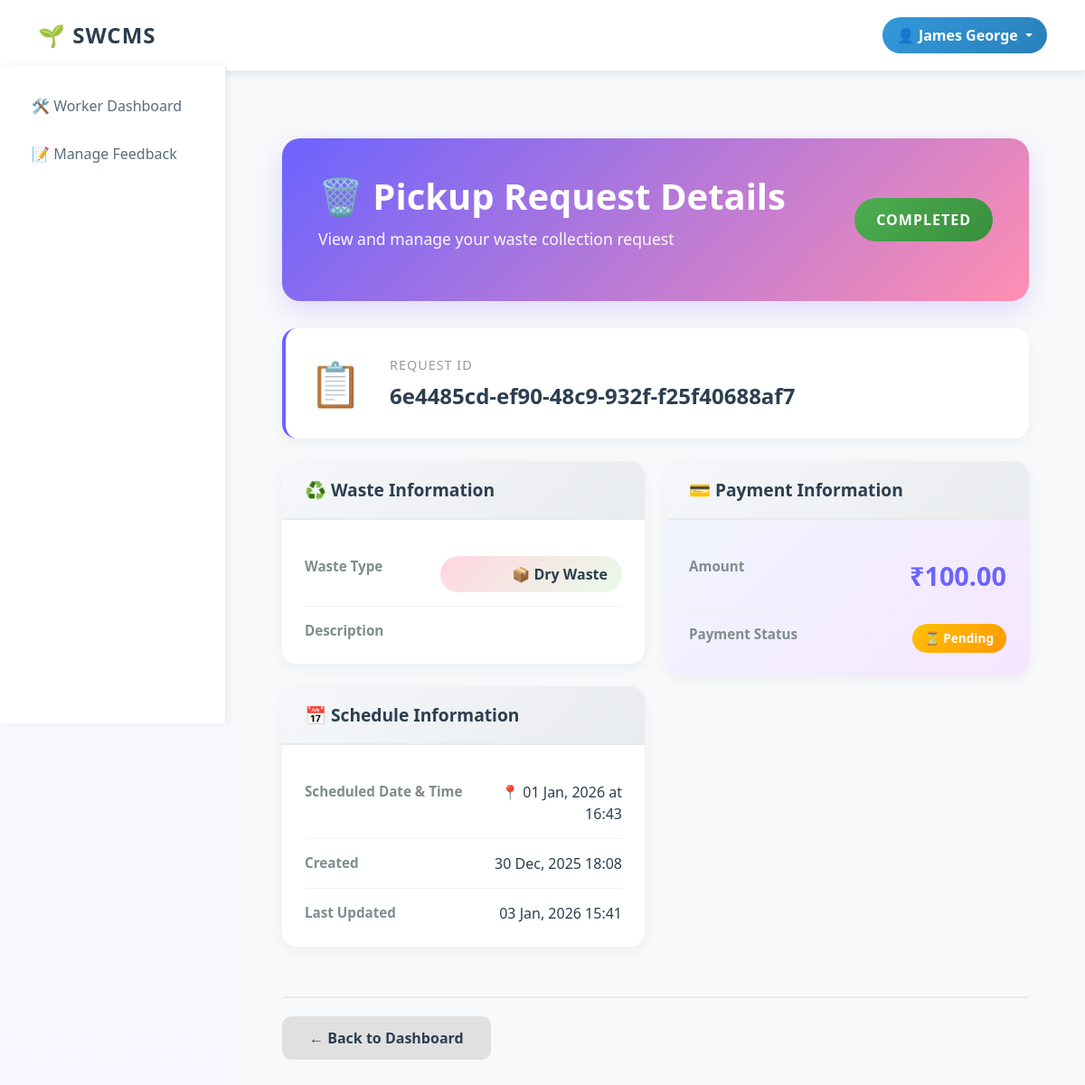
The page /pickup/6/ (signed in) on the database its author committed.
### user_dashboard/models.py (models this page shows, shortened)
class PickupRequest(models.Model):
    WASTE_TYPE_CHOICES = [
        ('wet', 'Wet Waste'),
        ('dry', 'Dry Waste'),
        ('plastic', 'Plastic Waste'),
        ('e-waste', 'E-waste'),
        ('recyclable', 'Recyclable Waste'),
    ]
    STATUS_CHOICES = [
        ('pending', 'Pending'),
        ('picked', 'Picked'),
        ('completed', 'Completed'),
        ('cancelled', 'Cancelled'),
    ]
    request_id = models.UUIDField(default=uuid.uuid4, editable=False, unique=True)
    user = models.ForeignKey(User, on_delete=models.CASCADE)
    waste_type = models.CharField(max_length=50, choices=WASTE_TYPE_CHOICES)
    description = models.TextField(blank=True, null=True)
    image = models.ImageField(upload_to='pickup_images/', blank=True, null=True)
    schedule_date_time = models.DateTimeField()
    status = models.CharField(max_length=20, choices=STATUS_CHOICES, default='pending')
    waste_weight = models.DecimalField(max_digits=10, decimal_places=2, null=True, blank=True, help_text="Weight in kg")
    created_at = models.DateTimeField(auto_now_add=True)
    updated_at = models.DateTimeField(auto_now=True)

class Payment(models.Model):
    PAYMENT_STATUS_CHOICES = [
        ('pending', 'Pending'),
        ('completed', 'Completed'),
        ('failed', 'Failed'),
    ]
    user = models.ForeignKey(User, on_delete=models.CASCADE)
    pickup_request = models.OneToOneField(PickupRequest, on_delete=models.CASCADE)
    amount = models.DecimalField(max_digits=10, decimal_places=2)
    razorpay_order_id = models.CharField(max_length=100, blank=True, null=True)
    razorpay_payment_id = models.CharField(max_length=100, blank=True, null=True)
    status = models.CharField(max_length=20, choices=PAYMENT_STATUS_CHOICES, default='pending')
    created_at = models.DateTimeField(auto_now_add=True)

### user_dashboard/views.py (the view)
# urls.py: path('pickup/<int:pk>/', views.pickup_detail_view, name='pickup_detail'),
@login_required
def pickup_detail_view(request, pk):
    pickup = get_object_or_404(PickupRequest, pk=pk, user=request.user)
    try:
        payment = pickup.payment
    except Payment.DoesNotExist:
        payment = None
    return render(request, 'user_dashboard/pickup_detail.html', {'pickup': pickup, 'payment': payment})

### user_dashboard/templates/user_dashboard/pickup_detail.html (shortened to what this page needs)
{% extends 'user_dashboard/base.html' %}
{% block content %}
<div class="pickup-detail-container">
    <div class="pickup-detail-header">
        <div class="header-content">
            <h1>🗑️ Pickup Request Details</h1>
            <p class="header-subtitle">View and manage your waste collection request</p>
        </div>
        <div class="status-badge-large">
            <span class="badge-status {% if pickup.status == 'pending' %}status-pending{% elif pickup.status == 'confirmed' %}status-confirmed{% elif pickup.status == 'completed' %}status-completed{% elif pickup.status == 'cancelled' %}status-cancelled{% else %}status-unknown{% endif %}">
                {{ pickup.get_status_display }}
            </span>
        </div>
    </div>
    <div class="pickup-detail-content">
        <div class="info-card request-id-card">
            <div class="card-icon">📋</div>
            <div class="card-content">
                <p class="card-label">Request ID</p>
                <p class="card-value">{{ pickup.request_id }}</p>
            </div>
        </div>
        <div class="row">
            <div class="col-lg-6">
                <div class="detail-card">
                    <div class="card-title-section">
                        <h5>♻️ Waste Information</h5>
                    </div>
                    <div class="card-detail-body">
                        <div class="detail-item">
                            <span class="detail-label">Waste Type</span>
                            <span class="detail-value waste-type-badge">
                                {% if pickup.waste_type == 'wet' %}
                                    🍃 {{ pickup.get_waste_type_display }}
                                {% elif pickup.waste_type == 'dry' %}
                                    📦 {{ pickup.get_waste_type_display }}
                                {% elif pickup.waste_type == 'plastic' %}
                                    🔴 {{ pickup.get_waste_type_display }}
                                {% elif pickup.waste_type == 'ewaste' %}
                                    ⚡ {{ pickup.get_waste_type_display }}
                                {% else %}
                                    {{ pickup.get_waste_type_display }}
                                {% endif %}
                            </span>
                        </div>
                        <div class="detail-item">
                            <span class="detail-label">Description</span>
                            <span class="detail-value description-text">{{ pickup.description|linebreaks }}</span>
                        </div>
                    </div>
                </div>
                <div class="detail-card">
                    <div class="card-title-section">
                        <h5>📅 Schedule Information</h5>
                    </div>
                    <div class="card-detail-body">
                        <div class="detail-item">
                            <span class="detail-label">Scheduled Date & Time</span>
                            <span class="detail-value">
                                📍 {{ pickup.schedule_date_time|date:"d M, Y" }} at {{ pickup.schedule_date_time|date:"H:i" }}
                            </span>
                        </div>
                        <div class="detail-item">
                            <span class="detail-label">Created</span>
                            <span class="detail-value">{{ pickup.created_at|date:"d M, Y H:i" }}</span>
                        </div>
                        {% if pickup.updated_at != pickup.created_at %}
                        <div class="detail-item">
                            <span class="detail-label">Last Updated</span>
                            <span class="detail-value">{{ pickup.updated_at|date:"d M, Y H:i" }}</span>
                        </div>
                        {% endif %}
                    </div>
                </div>
            </div>
            <div class="col-lg-6">
                {% if pickup.status != 'cancelled' %}
                    {% if payment or pickup.status != 'completed' %}
                    <div class="detail-card payment-card">
                        <div class="card-title-section">
                            <h5>💳 Payment Information</h5>
                        </div>
                        <div class="card-detail-body">
                            {% if payment %}
                                <div class="detail-item">
                                    <span class="detail-label">Amount</span>
                                    <span class="detail-value amount-value">₹{{ payment.amount }}</span>
                                </div>
                                <div class="detail-item">
                                    <span class="detail-label">Payment Status</span>
                                    <span class="detail-value">
                                        {% if payment.status == 'completed' %}
                                            <span class="status-badge status-success">✓ Completed</span>
                                        {% elif payment.status == 'pending' %}
                                            <span class="status-badge status-warning">⏳ Pending</span>
                                        {% else %}
                                            <span class="status-badge status-danger">✗ Failed</span>
                                        {% endif %}
                                    </span>
                                </div>
                            {% endif %}
                        </div>
                    </div>
                    {% endif %}
                {% endif %}
            </div>
        </div>
    </div>
    <div class="detail-actions">
        <a href="{% url 'index' %}" class="btn btn-action btn-secondary">
            ← Back to Dashboard
        </a>
    </div>
</div>
{% endblock %}

### user_dashboard/templates/user_dashboard/base.html (shortened to what this page needs)
{% load static %}
<!DOCTYPE html>
<html lang="en">
<head>
    <link href="https://cdn.jsdelivr.net/npm/bootstrap@5.3.0/dist/css/bootstrap.min.css" rel="stylesheet">
    <link rel="stylesheet" href="{% static 'css/style.css' %}">
</head>
<body>
    <nav class="navbar navbar-expand-lg">
        <div class="container-lg">
            <a class="navbar-brand" href="{% url 'index' %}">🌱 SWCMS</a>
            <div class="collapse navbar-collapse" id="navbarNav">
                <ul class="navbar-nav ms-auto">
                    {% if user.is_authenticated %}
                        <li class="nav-item dropdown">
                            <a class="nav-link dropdown-toggle user-profile-dropdown" href="#" id="userDropdown" role="button" data-bs-toggle="dropdown" aria-expanded="false">
                                👤 {% if user.get_full_name %}{{ user.get_full_name }}{% else %}{{ user.username }}{% endif %}
                            </a>
                        </li>
                    {% endif %}
                </ul>
            </div>
        </div>
    </nav>
    <div class="d-flex">
        {% if user.is_authenticated %}
        <nav class="sidebar d-none d-md-block">
            <div class="sidebar-sticky">
                <ul class="nav flex-column">
                    {% if user.profile.role == 'worker' %}
                    <li class="nav-item">
                        <a class="nav-link" href="{% url 'worker_dashboard' %}">
                            🛠️ Worker Dashboard
                        </a>
                    </li>
                    <li class="nav-item">
                        <a class="nav-link" href="{% url 'feedback_management' %}">
                            📝 Manage Feedback
                        </a>
                    </li>
                    {% endif %}
                </ul>
            </div>
        </nav>
        {% endif %}
        <main role="main" class="flex-grow-1">
            <div class="container-lg py-4">
                {% block content %}{% endblock %}
            </div>
        </main>
    </div>
</body>
</html>

### user_dashboard/static/css/style.css (style rules this page uses)
body { background-color: #f8f9fa; font-family: 'Segoe UI', Tahoma, Geneva, Verdana, sans-serif; min-height: 100vh; }
.navbar { background: white; box-shadow: 0 2px 10px rgba(0, 0, 0, 0.1); padding: 1rem 0; border-bottom: 1px solid #eaeaea; }
.navbar-brand { color: #2c3e50 !important; font-weight: 700; font-size: 1.5rem; letter-spacing: 1px; }
.navbar-nav.ms-auto { display: flex; align-items: center; gap: 15px; }
.nav-link { color: #2c3e50 !important; font-weight: 500; transition: all 0.3s ease; padding: 8px 15px !important; border-radius: 20px; }
.user-profile-dropdown { background: linear-gradient(135deg, #3498db 0%, #2980b9 100%); color: white !important; border-radius: 20px; padding: 8px 16px !important; font-weight: 600; transition: all 0.3s ease; }
.sidebar { background: white; min-height: calc(100vh - 73px); box-shadow: 2px 0 10px rgba(0, 0, 0, 0.05); position: fixed; top: 73px; left: 0; width: 250px; padding: 20px 0; border-right: 1px solid #eaeaea; }
.sidebar-sticky { padding: 0 15px; }
.sidebar .nav-item { margin-bottom: 5px; }
.sidebar .nav-link { color: #5a6c7d !important; padding: 12px 20px !important; border-radius: 8px; transition: all 0.3s ease; display: flex; align-items: center; gap: 10px; font-weight: 500; }
main { padding: 30px; min-height: calc(100vh - 73px); margin-left: 250px; background-color: #f8f9fa; }
:root { --cute-accent-1: #ffd6e0; --cute-accent-2: #d6f0ff; --cute-accent-3: #e9fbe9; --cute-primary: #6c63ff; --cute-secondary: #ff8fb1; --card-bg: #ffffff; --soft-shadow: 0 10px 30px rgba(44,62,80,0.06); }
body { background: linear-gradient(180deg, #fbfcff 0%, #f6f8ff 100%); }

### rows shown on the page
PickupRequest: status "COMPLETED", request_id "6e4485cd-ef90-48c9-932f-f25f40688af7", waste_type "Dry Waste", schedule_date_time "01 Jan, 2026", schedule_date_time "16:43", created_at "30 Dec, 2025 18:08", updated_at "03 Jan, 2026 15:41"
Payment: amount "100.00"

### other values the page prints
{{ user.get_full_name }} "James George"
